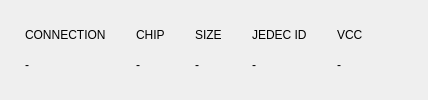
        <widget class="QFrame" name="headerBar">
         <property name="frameShape">
          <enum>QFrame::NoFrame</enum>
         </property>
         <layout class="QHBoxLayout" name="headerLayout">
          <property name="spacing">
           <number>12</number>
          </property>
          <property name="leftMargin">
           <number>16</number>
          </property>
          <property name="topMargin">
           <number>12</number>
          </property>
          <property name="rightMargin">
           <number>16</number>
          </property>
          <property name="bottomMargin">
           <number>12</number>
          </property>
          <item>
           <widget class="QFrame" name="cardConn">
            <layout class="QVBoxLayout" name="cardConnLayout">
             <property name="spacing">
              <number>2</number>
             </property>
             <item>
              <widget class="QLabel" name="lblCardConn">
               <property name="text">
                <string>CONNECTION</string>
               </property>
              </widget>
             </item>
             <item>
              <widget class="QLabel" name="statConnVal">
               <property name="text">
                <string>-</string>
               </property>
              </widget>
             </item>
            </layout>
           </widget>
          </item>
          <item>
           <widget class="QFrame" name="cardChip">
            <layout class="QVBoxLayout" name="cardChipLayout">
             <property name="spacing">
              <number>2</number>
             </property>
             <item>
              <widget class="QLabel" name="lblCardChip">
               <property name="text">
                <string>CHIP</string>
               </property>
              </widget>
             </item>
             <item>
              <widget class="QLabel" name="statChipVal">
               <property name="text">
                <string>-</string>
               </property>
              </widget>
             </item>
            </layout>
           </widget>
          </item>
          <item>
           <widget class="QFrame" name="cardSize">
            <layout class="QVBoxLayout" name="cardSizeLayout">
             <property name="spacing">
              <number>2</number>
             </property>
             <item>
              <widget class="QLabel" name="lblCardSize">
               <property name="text">
                <string>SIZE</string>
               </property>
              </widget>
             </item>
             <item>
              <widget class="QLabel" name="statSizeVal">
               <property name="text">
                <string>-</string>
               </property>
              </widget>
             </item>
            </layout>
           </widget>
          </item>
          <item>
           <widget class="QFrame" name="cardJedec">
            <layout class="QVBoxLayout" name="cardJedecLayout">
             <property name="spacing">
              <number>2</number>
             </property>
             <item>
              <widget class="QLabel" name="lblCardJedec">
               <property name="text">
                <string>JEDEC ID</string>
               </property>
              </widget>
             </item>
             <item>
              <widget class="QLabel" name="statJedecVal">
               <property name="text">
                <string>-</string>
               </property>
              </widget>
             </item>
            </layout>
           </widget>
          </item>
          <item>
           <widget class="QFrame" name="cardVcc">
            <layout class="QVBoxLayout" name="cardVccLayout">
             <property name="spacing">
              <number>2</number>
             </property>
             <item>
              <widget class="QLabel" name="lblCardVcc">
               <property name="text">
                <string>VCC</string>
               </property>
              </widget>
             </item>
             <item>
              <widget class="QLabel" name="statVccVal">
               <property name="text">
                <string>-</string>
               </property>
              </widget>
             </item>
            </layout>
           </widget>
          </item>
          <item>
           <spacer name="headerSpacer">
            <property name="orientation">
             <enum>Qt::Horizontal</enum>
            </property>
            <property name="sizeHint" stdset="0">
             <size>
              <width>40</width>
              <height>20</height>
             </size>
            </property>
           </spacer>
          </item>
         </layout>
        </widget>
